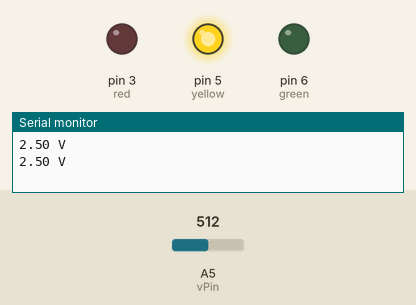
The sketch below on a simulated Arduino Uno, built with avr-gcc and run on an emulated ATmega328P. Parts: output pins drawn as LEDs (lit = HIGH), the last lines printed to the serial monitor. The test bench sets the inputs (shaded band); at power-on: A5 (vPin) = 512.

Above: at 1.8 s.
1.9 s: A5 (vPin) set to 423
3.4 s: A5 (vPin) set to 402
At 5.0 s:
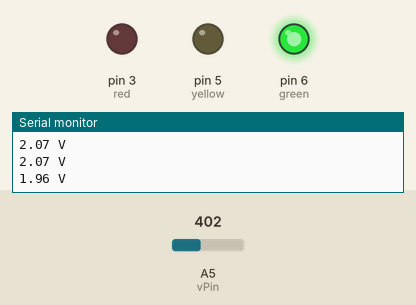
5.5 s: A5 (vPin) set to 900
At 6.6 s:
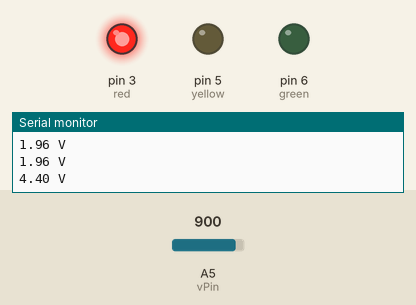
7.5 s: A5 (vPin) set to 826
9.2 s: A5 (vPin) set to 808
At 10.9 s:
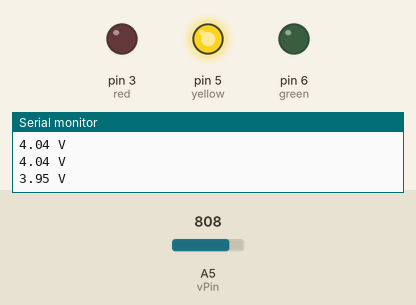
11.5 s: A5 (vPin) set to 1023
At 12.5 s:
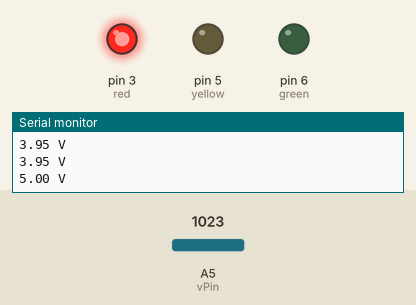
Timing chart, 0 to 14.5 s (numbered marks = the images above; inputs shaded):
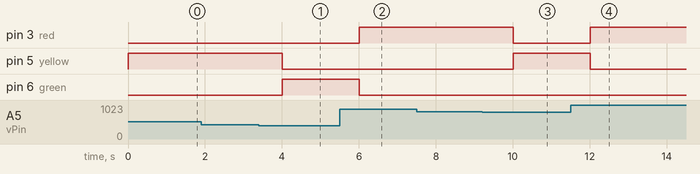

The sketch:

voltageWarnings.ino
```cpp
//reading voltage w/ potentiometer
int vPin = A5;
int vOut;
float vReal;

//LEDs
int green = 6;
int yellow = 5;
int red = 3;

//delay
int dt = 1000;

//aesthetics
String volts = " V";

void setup() {
  //set baud rate
  Serial.begin(9600);

  //set up LED pins
  pinMode(green, OUTPUT);
  pinMode(yellow, OUTPUT);
  pinMode(red, OUTPUT);
}

void loop() {
  //display voltage
  vOut = analogRead(vPin);
  vReal = (5./1023.) * vOut;
  Serial.print(vReal);
  Serial.println(volts);

  //warnings
  if(vReal <= 2){
    digitalWrite(green, HIGH);
    digitalWrite(yellow, LOW);
    digitalWrite(red, LOW);

    delay(dt);
  }

  if(2 <= vReal && vReal <= 4){
    digitalWrite(green, LOW);
    digitalWrite(yellow, HIGH);
    digitalWrite(red, LOW);

    delay(dt);
  }

  if(4 <= vReal && vReal <= 5){
    digitalWrite(green, LOW);
    digitalWrite(yellow, LOW);
    digitalWrite(red, HIGH);

    delay(dt);
  }

}
```

Measured:
- the behaviour switches between 410 and 409 on A5 (vPin) (found by bisection; images 0 and 1)
- the behaviour switches between 819 and 818 on A5 (vPin) (found by bisection; images 2 and 3)
- after the input at 3.4 s, pin 5 (yellow): HIGH → LOW after 0.60 s; pin 6 (green): LOW → HIGH after 0.60 s
- after the input at 5.5 s, pin 3 (red): LOW → HIGH after 0.50 s; pin 6 (green): HIGH → LOW after 0.50 s
- after the input at 9.2 s, pin 3 (red): HIGH → LOW after 0.81 s; pin 5 (yellow): LOW → HIGH after 0.81 s
- after the input at 11.5 s, pin 3 (red): LOW → HIGH after 0.51 s; pin 5 (yellow): HIGH → LOW after 0.51 s
